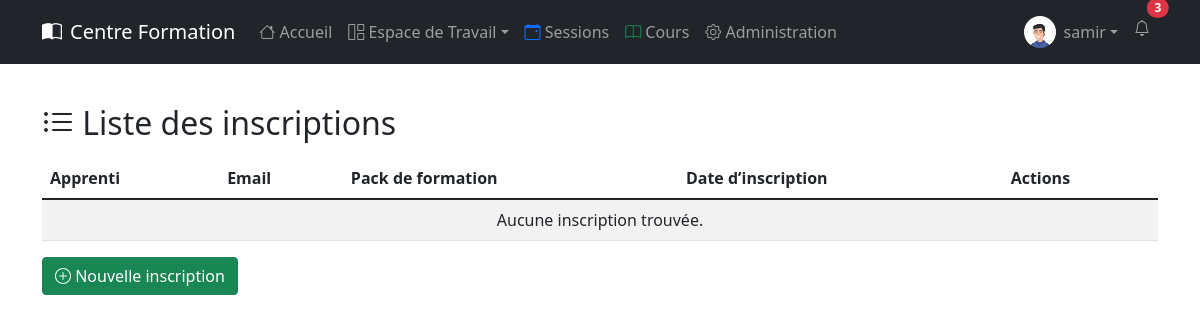
/apprentis/inscriptions/ (signed in), run on an earlier commit of the app's database.
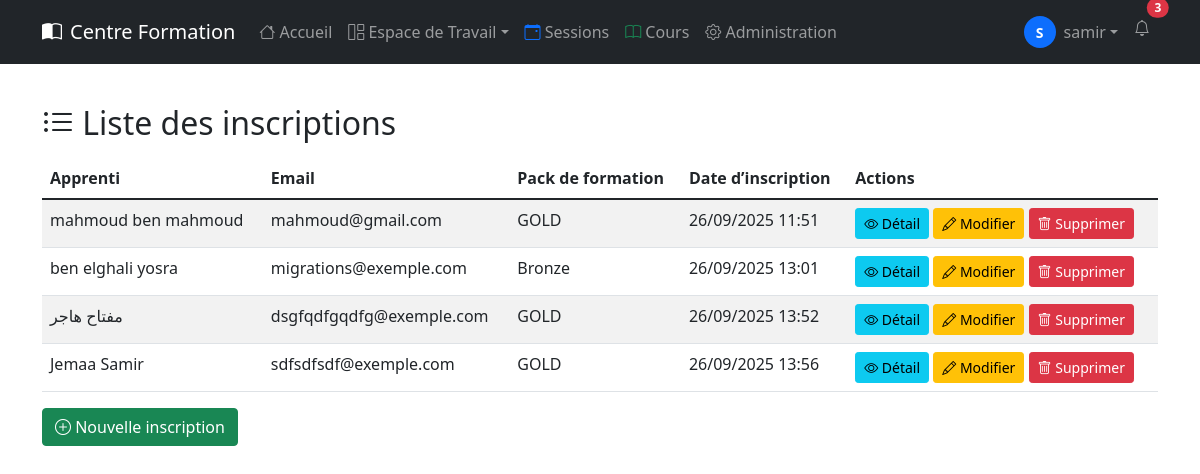
And on a later commit of the database.
### accounts/models.py (models this page shows)
class CustomUser(AbstractUser):
    email = models.EmailField(unique=True, verbose_name='adresse email')
    phone_number = models.CharField(max_length=15, blank=True, null=True)
    date_of_birth = models.DateField(blank=True, null=True)
    profile_picture = models.ImageField(
        upload_to='profile_pics/', blank=True, null=True)
    bio = models.TextField(blank=True, null=True)
    USERNAME_FIELD = 'email'
    REQUIRED_FIELDS = ['username']

### apprentis/models.py (models this page shows, shortened)
class Inscription(models.Model):
    apprenti = models.ForeignKey(
        Apprenti, related_name="inscriptions", on_delete=models.CASCADE)
    pack = models.ForeignKey(PackFormation, related_name="inscriptions",
                             on_delete=models.SET_NULL, null=True, blank=True)
    date_inscription = models.DateTimeField(auto_now_add=True)
    statut = models.CharField(
        max_length=20,
        choices=[("en_attente", "En attente"),
                 ("confirmee", "Confirmée"),
                 ("annulee", "Annulée")],
        default="en_attente"
    )
    class Meta:
        unique_together = ("apprenti", "pack")  # évite les doublons

class Apprenti(models.Model):
    nom = models.CharField(max_length=200, null=True)
    prenom = models.CharField(max_length=200, null=True)
    email = models.EmailField(unique=True, default="migrations@exemple.com")
    date_naissance = models.DateField(null=True, blank=True)
    telephone = models.CharField(max_length=20, blank=True)
    adresse = models.TextField(null=True, blank=True)

### param/models.py (models this page shows, shortened)
class PackFormation(models.Model):
    titre = models.CharField(max_length=200)
    description = models.TextField(blank=True)
    date_debut = models.DateField()
    date_fin = models.DateField()
    prix = models.DecimalField(max_digits=10, decimal_places=2)
    nb_apprentis_max = models.PositiveIntegerField()
    actif = models.BooleanField(default=False)

### apprentis/views.py (the view)
# urls.py: path("inscriptions/", views.liste_inscriptions, name="liste_inscriptions"),
@login_required
def liste_inscriptions(request):
    inscriptions = Inscription.objects.select_related("apprenti", "pack").all()
    return render(request, "apprentis/liste_inscriptions.html", {
        "inscriptions": inscriptions,
    })

### apprentis/templates/apprentis/liste_inscriptions.html
{% extends "base.html" %} {% block content %}
<div class="container mt-4">
  <h2><i class="bi bi-list-ul"></i> Liste des inscriptions</h2>
  <table class="table table-striped mt-3">
    <thead>
      <tr>
        <th>Apprenti</th>
        <th>Email</th>
        <th>Pack de formation</th>
        <th>Date d’inscription</th>
        <th>Actions</th>
      </tr>
    </thead>
    <tbody>
      {% for inscription in inscriptions %}
      <tr>
        <td>
          {{ inscription.apprenti.nom }} {{ inscription.apprenti.prenom }}
        </td>
        <td>{{ inscription.apprenti.email }}</td>
        <td>{{ inscription.pack.titre }}</td>
        <td>{{ inscription.date_inscription|date:"d/m/Y H:i" }}</td>
        <td>
          <a
            href="{% url 'apprentis:detail_inscription' inscription.id %}"
            class="btn btn-info btn-sm"
          >
            <i class="bi bi-eye"></i> Détail
          </a>
          <a
            href="{% url 'apprentis:modifier_inscription' inscription.id %}"
            class="btn btn-warning btn-sm"
          >
            <i class="bi bi-pencil"></i> Modifier
          </a>
          <a
            href="{% url 'apprentis:supprimer_inscription' inscription.id %}"
            class="btn btn-danger btn-sm"
          >
            <i class="bi bi-trash"></i> Supprimer
          </a>
        </td>
      </tr>
      {% empty %}
      <tr>
        <td colspan="5" class="text-center">Aucune inscription trouvée.</td>
      </tr>
      {% endfor %}
    </tbody>
  </table>
  <div class="mt-3">
    <a href="{% url 'apprentis:ajouter_inscription' %}" class="btn btn-success">
      <i class="bi bi-plus-circle"></i> Nouvelle inscription
    </a>
  </div>
</div>
{% endblock %}

### templates/nav.html (shortened to what this page needs)
<nav class="navbar navbar-expand-lg navbar-dark bg-dark fixed-top" id="navbar">
  <div class="container">
    <a class="navbar-brand d-flex align-items-center" href="{% url 'home' %}">
      <i class="bi bi-book-half me-2"></i>
      Centre Formation
    </a>
    <div class="collapse navbar-collapse" id="navbarNav">
      <ul class="navbar-nav me-auto">
        <li class="nav-item">
          <a class="nav-link" href="{% url 'home' %}"><i class="bi bi-house"></i> Accueil</a>
        </li>
        {% if user.is_authenticated %}
          <li class="nav-item dropdown">
            <a class="nav-link dropdown-toggle" href="#" id="workspaceDropdown" role="button" data-bs-toggle="dropdown" aria-expanded="false"><i class="bi bi-grid-1x2"></i> Espace de Travail</a>
          </li>
          <li class="nav-item">
            <a class="nav-link" href="{% url 'param:sessionsliste' %}"><i class="bi bi-calendar-event text-primary"></i> Sessions</a>
          </li>
          <li class="nav-item">
            <a class="nav-link" href="{% url 'param:coursliste' %}"><i class="bi bi-book text-success"></i> Cours</a>
          </li>
          {% if user.is_staff %}
            <li class="nav-item">
              <a class="nav-link" href="{% url 'admin:index' %}"><i class="bi bi-gear"></i> Administration</a>
            </li>
          {% endif %}
        {% endif %}
      </ul>
      <ul class="navbar-nav ms-auto">
        {% if user.is_authenticated %}
          <li class="nav-item dropdown">
            <a class="nav-link dropdown-toggle d-flex align-items-center" href="#" id="navbarDropdown" role="button" data-bs-toggle="dropdown" aria-expanded="false">
              {% if user.profile_picture %}
                <img src="{{ user.profile_picture.url }}" alt="{{ user.username }}" class="rounded-circle me-2" width="32" height="32" style="object-fit: cover" />
              {% else %}
                <div class="bg-primary rounded-circle d-flex align-items-center justify-content-center me-2" style="width: 32px; height: 32px">
                  <span class="text-white fw-bold small">{{ user.username|first|upper }}</span>
                </div>
              {% endif %}
              <span class="d-none d-md-inline">{{ user.username }}</span>
            </a>
          </li>
          <li class="nav-item">
            <a class="nav-link position-relative" href="#">
              <i class="bi bi-bell"></i>
              <span class="position-absolute top-0 start-100 translate-middle badge rounded-pill bg-danger">
                3
              </span>
            </a>
          </li>
        {% endif %}
      </ul>
    </div>
  </div>
</nav>
<div style="height: 80px"></div>

What changed in the data, as far as the page shows it:
changed CustomUser "samir": profile_picture "profile_pics/avatard.jpg" → empty (drawn); username|first (not shown) → "S"; profile_picture: picture removed
added Inscription: apprenti.nom "mahmoud", apprenti.prenom "ben mahmoud", apprenti.email "mahmoud@gmail.com", pack.titre "GOLD", date_inscription "26/09/2025 11:51"
added Inscription: apprenti.nom "ben elghali", apprenti.prenom "yosra", apprenti.email "migrations@exemple.com", pack.titre "Bronze", date_inscription "26/09/2025 13:01"
added Inscription: apprenti.nom "مفتاح", apprenti.prenom "هاجر", apprenti.email "dsgfqdfgqdfg@exemple.com", pack.titre "GOLD", date_inscription "26/09/2025 13:52"
added Inscription: apprenti.nom "Jemaa", apprenti.prenom "Samir", apprenti.email "sdfsdfsdf@exemple.com", pack.titre "GOLD", date_inscription "26/09/2025 13:56"
Also different on the page:
text no longer shown: "Aucune inscription trouvée."
